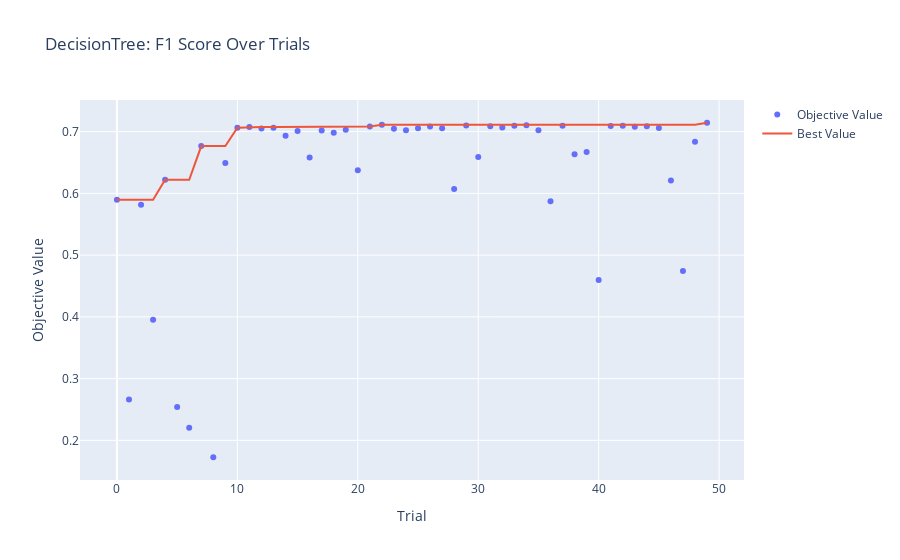
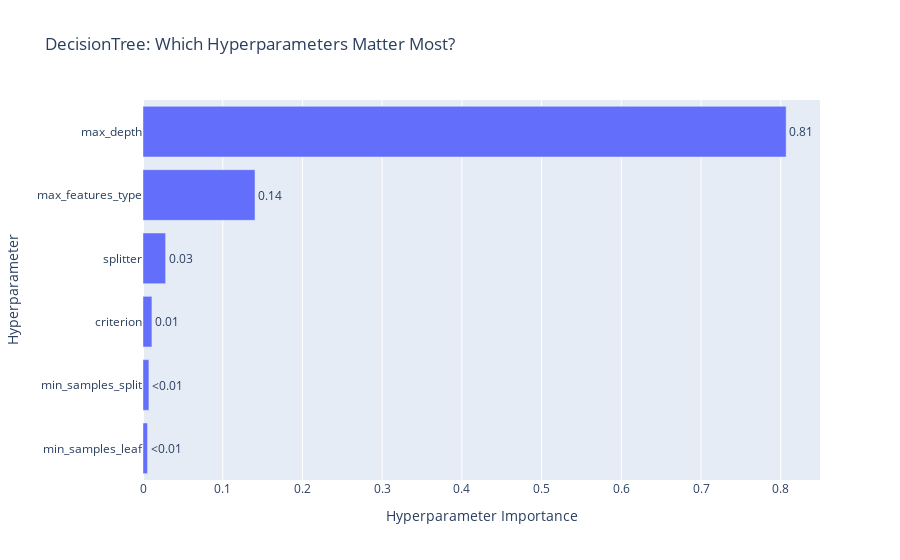

These figures' notebook cell, in order:
### Markdown cell above
### 📊 DecisionTree Optimization Visualizations

### Code cell
# Optimization history
fig = optuna.visualization.plot_optimization_history(dt_study)
fig.update_layout(title="DecisionTree: F1 Score Over Trials")
fig.show()

# Parameter importance
fig = optuna.visualization.plot_param_importances(dt_study)
fig.update_layout(title="DecisionTree: Which Hyperparameters Matter Most?")
fig.show()

print("🌲 Key comparison: Is max_depth more important for single trees than forests?")

# Parallel coordinate plot
fig = optuna.visualization.plot_parallel_coordinate(dt_study)
fig.update_layout(title="DecisionTree: Hyperparameter Relationships")
fig.show()

### Figure 1 — Plotly figure (JSON) as saved in the notebook; plotly's stock layout.template omitted (floating-point values rounded to 4 significant figures)
{"data": [{"mode": "markers", "name": "Objective Value", "type": "scatter", "x": [0, 1, 2, 3, 4, 5, 6, 7, 8, 9, 10, 11, 12, 13, 14, 15, 16, 17, 18, 19, 20, 21, 22, 23, 24, 25, 26, 27, 28, 29, 30, 31, 32, 33, 34, 35, 36, 37, 38, 39, 40, 41, 42, 43, 44, 45, 46, 47, 48, 49], "y": [0.5896, 0.2663, 0.5816, 0.3953, 0.622, 0.2539, 0.2204, 0.6766, 0.1726, 0.649, 0.7064, 0.7073, 0.705, 0.7064, 0.6935, 0.7011, 0.6579, 0.7018, 0.6983, 0.7029, 0.6373, 0.7084, 0.7113, 0.7048, 0.7021, 0.7056, 0.7084, 0.7056, 0.6072, 0.7097, 0.6588, 0.7089, 0.7066, 0.7094, 0.7103, 0.7022, 0.5873, 0.7094, 0.6633, 0.6669, 0.4596, 0.7092, 0.7094, 0.7077, 0.7088, 0.7059, 0.6209, 0.4742, 0.6836, 0.7144]}, {"mode": "lines", "name": "Best Value", "type": "scatter", "x": [0, 1, 2, 3, 4, 5, 6, 7, 8, 9, 10, 11, 12, 13, 14, 15, 16, 17, 18, 19, 20, 21, 22, 23, 24, 25, 26, 27, 28, 29, 30, 31, 32, 33, 34, 35, 36, 37, 38, 39, 40, 41, 42, 43, 44, 45, 46, 47, 48, 49], "y": [0.5896, 0.5896, 0.5896, 0.5896, 0.622, 0.622, 0.622, 0.6766, 0.6766, 0.6766, 0.7064, 0.7073, 0.7073, 0.7073, 0.7073, 0.7073, 0.7073, 0.7073, 0.7073, 0.7073, 0.7073, 0.7084, 0.7113, 0.7113, 0.7113, 0.7113, 0.7113, 0.7113, 0.7113, 0.7113, 0.7113, 0.7113, 0.7113, 0.7113, 0.7113, 0.7113, 0.7113, 0.7113, 0.7113, 0.7113, 0.7113, 0.7113, 0.7113, 0.7113, 0.7113, 0.7113, 0.7113, 0.7113, 0.7113, 0.7144]}, {"marker": {"color": "#cccccc"}, "mode": "markers", "name": "Infeasible Trial", "showlegend": false, "type": "scatter", "x": [], "y": []}], "layout": {"title": {"text": "DecisionTree: F1 Score Over Trials"}, "xaxis": {"title": {"text": "Trial"}}, "yaxis": {"title": {"text": "Objective Value"}}}}

### Figure 2 — Plotly figure (JSON) as saved in the notebook; plotly's stock layout.template omitted (floating-point values rounded to 4 significant figures)
{"data": [{"cliponaxis": false, "hovertemplate": ["min_samples_leaf (IntDistribution): 0.005696787449489606<extra></extra>", "min_samples_split (IntDistribution): 0.007415239509394<extra></extra>", "criterion (CategoricalDistribution): 0.011201248459671041<extra></extra>", "splitter (CategoricalDistribution): 0.02840468200475881<extra></extra>", "max_features_type (CategoricalDistribution): 0.1404940251814074<extra></extra>", "max_depth (IntDistribution): 0.8067880173952792<extra></extra>"], "name": "Objective Value", "orientation": "h", "text": ["<0.01", "<0.01", "0.01", "0.03", "0.14", "0.81"], "textposition": "outside", "type": "bar", "x": [0.005697, 0.007415, 0.0112, 0.0284, 0.1405, 0.8068], "y": ["min_samples_leaf", "min_samples_split", "criterion", "splitter", "max_features_type", "max_depth"]}], "layout": {"title": {"text": "DecisionTree: Which Hyperparameters Matter Most?"}, "xaxis": {"title": {"text": "Hyperparameter Importance"}}, "yaxis": {"title": {"text": "Hyperparameter"}}}}
